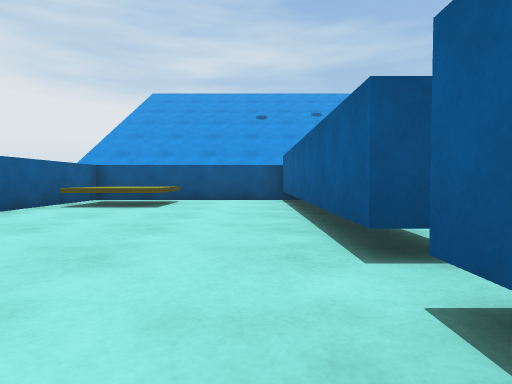
[1] (above)

23 first-person views from a walk through a 3-D level made in the Unity game engine. The camera is 0.55 m above the floor, tilts 2° down and sees 75° across. The floor is counted in squares, 1 m on a side. Each view is taken from the middle of a square. On the plan, view 1 faces up. The plan holds only what a view shows up to about 9 squares ahead; the rest is blank. The place goes on beyond the plan. The player is left out. Surface patterns are stand-ins for the level's own textures.

[2]
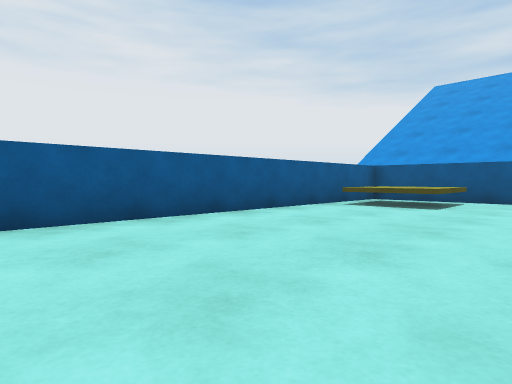

[3]
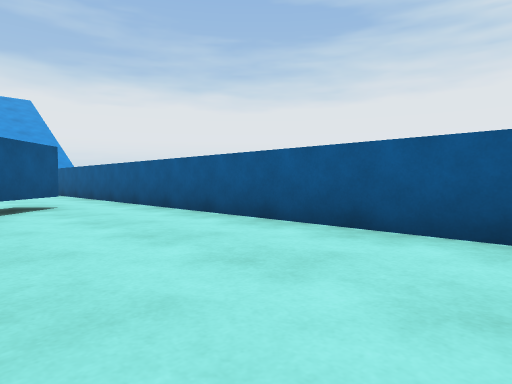

[4]
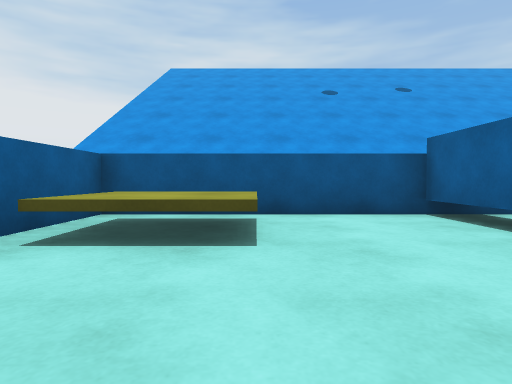

[5]
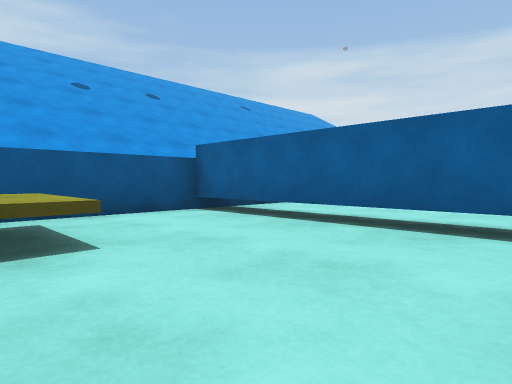

[6]
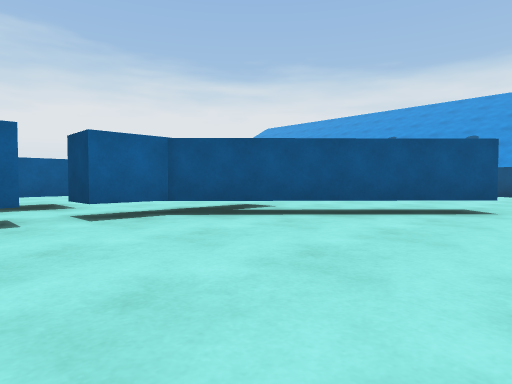

[7]
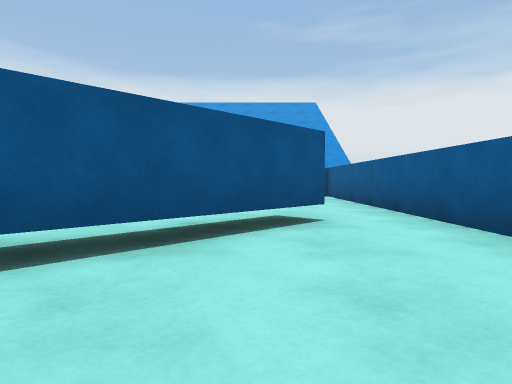

[8]
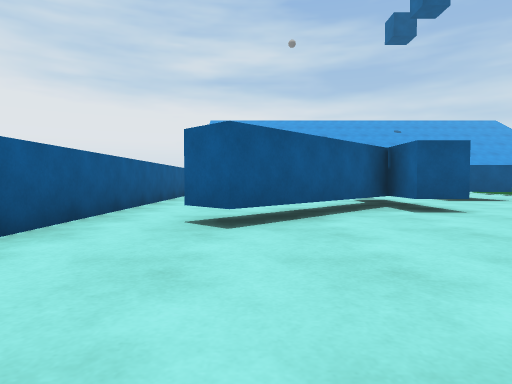

[9]
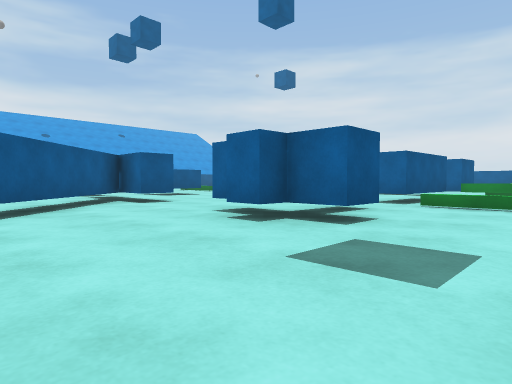

[10]
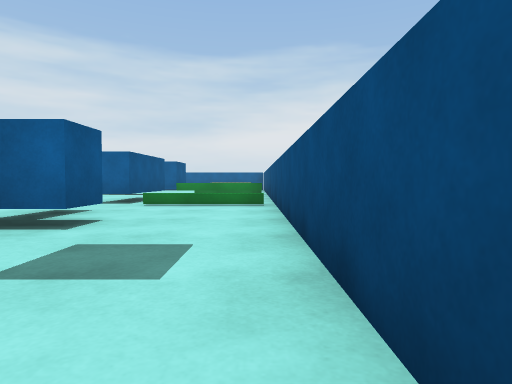

[11]
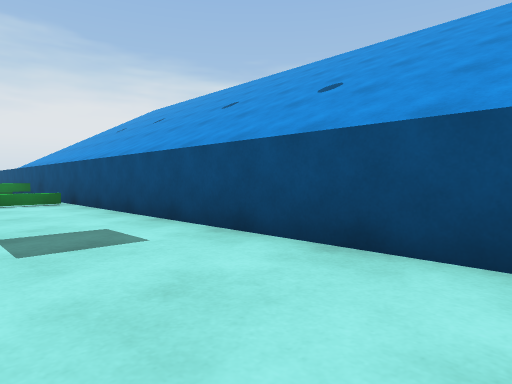

[12]
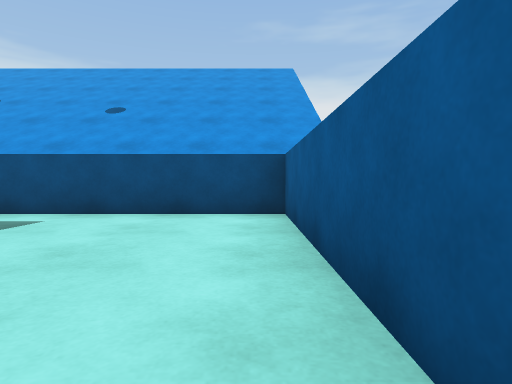

[13]
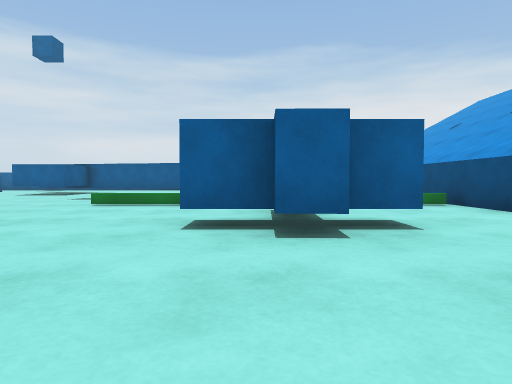

[14]
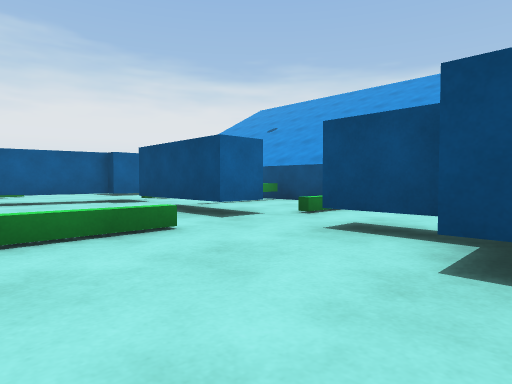

[15]
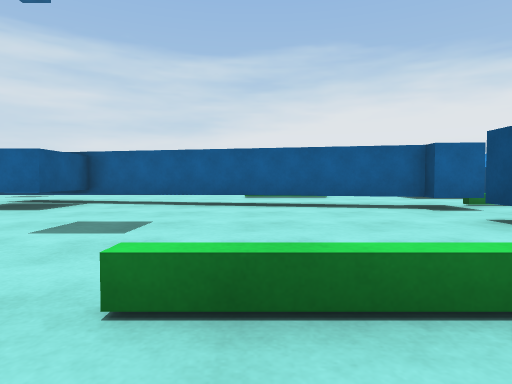

[16]
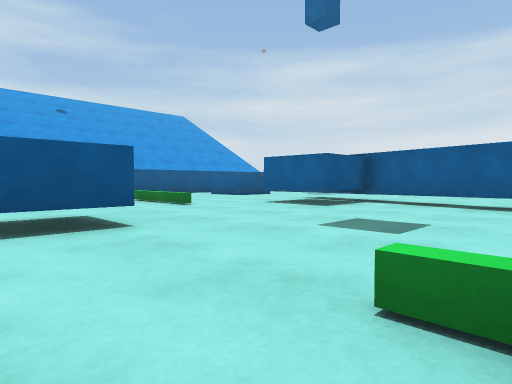

[17]
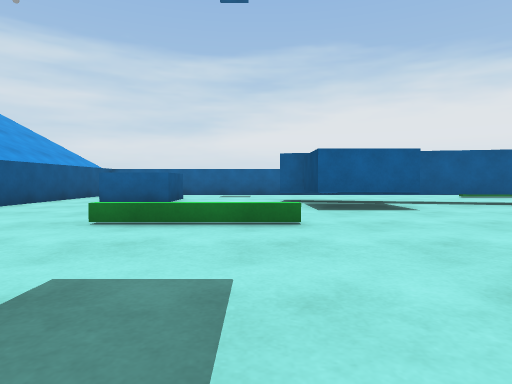

[18]
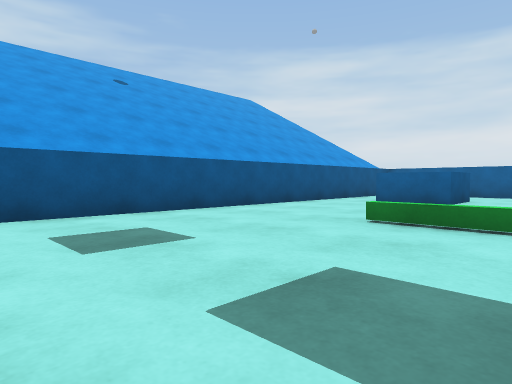

[19]
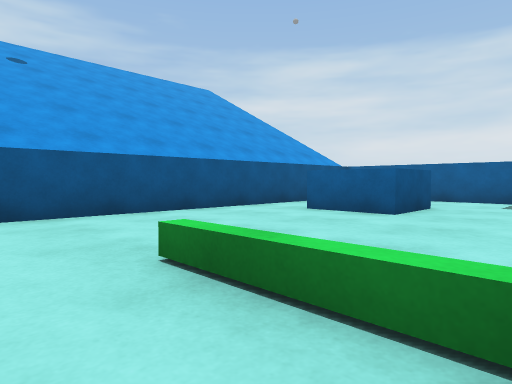

[20]
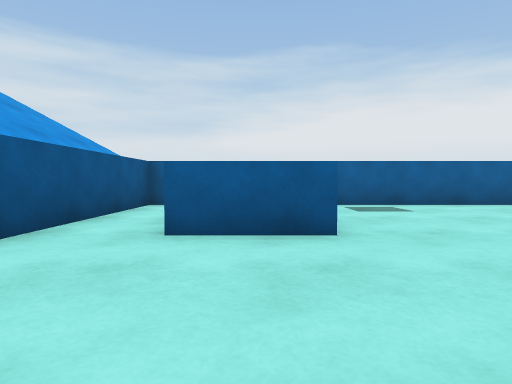

[21]
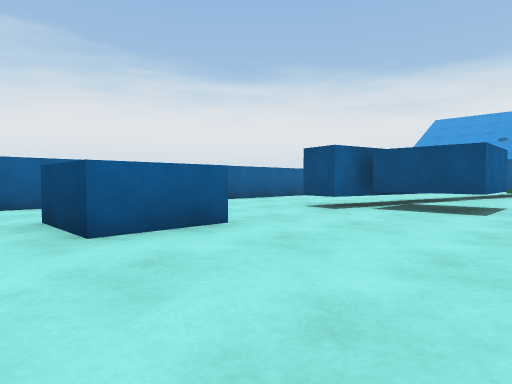

[22]
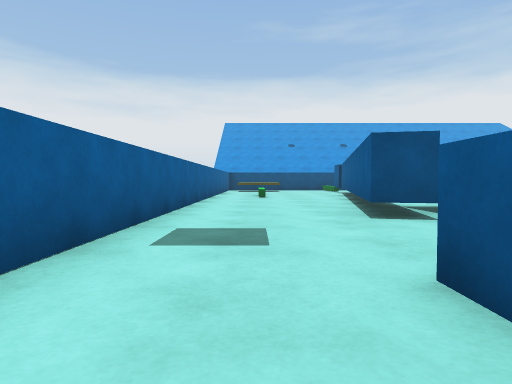

[23]
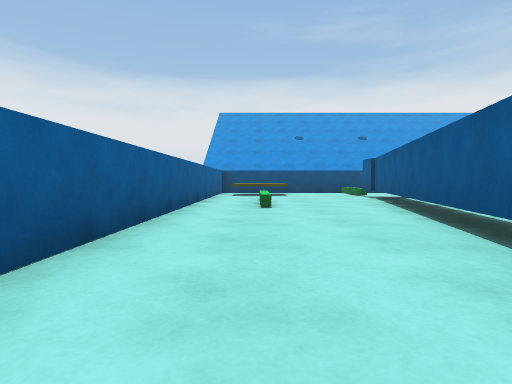

### Floor plan
Key: @ floor where view 1 was taken; # wall or solid block; x gap in a wall; . floor; = window, fence, low wall or low ledge; ^ raised ledge; T thing the floor can be seen under or through; B blue block.
Columns run from 5 left of view 1 to 16 right of it. Each row starts with its distance up from view 1.
 10 #######  #############
  9 # ^...T..............#
  8 #^^^..T..........BB..#
  7 #^^^..T..........BB..#
  6 #.....T..........BB..#
  5 #.....T.....^........#
  4 #.....T.....^........#
  3 #.....#. ......BB#...#
  2 #.....x.B  ...B ##...#
  1 #.....T.BBB...BB##...#
  0 #....@T.........#....#
 -1 #....TT.........#....#
 -2 #...TTT.........#....#
 -3 #..TT....^.....##..=.#
 -4 #..T.....^.....##..=.#
 -5 #..............#...=.#
 -6 #.....##..###.B#..
 -7 #.....###.###.BB..
 -8 #........^=.^..^..
 -9 #........^..^
-10 #........###
-11 ############

Positions as (right, up) in squares from view 1, and headings:
1: (0, 0), facing up
2: (0, 0), facing up-left
3: (-1, 4), facing down-left
4: (-2, 4), facing up
5: (-3, 4), facing up-right
6: (-4, 3), facing down-right
7: (-2, 1), facing down
8: (-2, -8), facing up
9: (-3, -10), facing up-right
10: (-3, -10), facing right
11: (-4, -8), facing down-right
12: (-4, -5), facing down
13: (-3, -6), facing right
14: (1, -3), facing down-right
15: (3, -3), facing right
16: (3, -3), facing up-right
17: (3, 4), facing right
18: (3, 4), facing up-right
19: (6, 4), facing up-right
20: (8, 7), facing right
21: (8, 9), facing down-right
22: (14, 8), facing down
23: (14, 4), facing down
